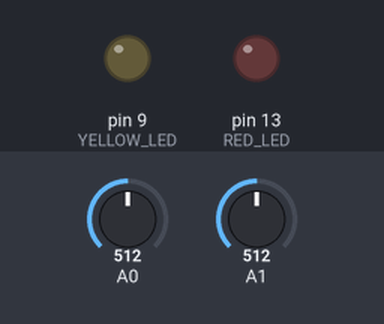
Simulated run of this sketch. Board: Arduino Uno, built with avr-gcc and run on an emulated ATmega328P. Parts: output pins drawn as LEDs (lit = HIGH). The inputs (shaded band) are chosen by the test bench; at power-on: A0 = 512, A1 = 512. What the sketch prints to the serial monitor is not drawn.

Above: at 0.06 s.
At 5.0 s:
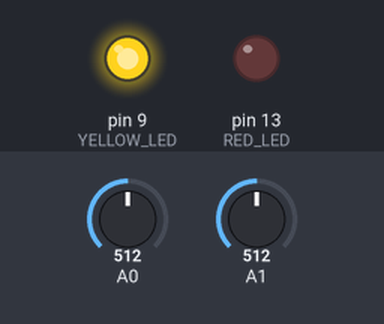
Timing chart, 0 to 19.5 s (numbered marks = the images above):
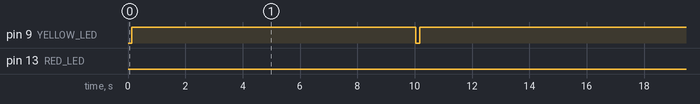

Measured:
- by itself, pin 9 (YELLOW_LED): alternates HIGH for 9.9 s and LOW for 0.14 s, 4 changes in all, then stays LOW
- by itself, pin 13 (RED_LED): alternates HIGH for 14.9 s and LOW for 0.10 s, 4 changes in all, then stays LOW

The sketch:

HK2-5-2.ino
```cpp
int flag = 0;            //現在の進行状態のフラグ
const int index_max = 5; //配列の要素数
float array_lux[index_max];
float array_temp[index_max];
unsigned long pre_time;  //タイマー
unsigned long pre_time2; //計測間隔(40ms)
unsigned long pre_time3; //送信間隔(200ms)
unsigned long now_time;  //開始からの時刻を格納

float lux_max = 0;     //照度センサーの最大値
float lux_min = 1000;  //照度センサー最小値
float temp_max = 0;    //温度センサーの最大値
float temp_min = 1000; //温度センサーの最小値

#define RED_LED 13
#define YELLOW_LED 9
enum stts
{
  start = 0,
  calibLux = 1, //照度センサーのキャリブレーション
  calibLux2 = 2,
  calibTem = 3, //温度センサーのキャリブレーション
  calibTem2 = 4,
  measure_lux = 5, //照度センサーの計測
  measure_lux2 = 6,
  measure_temp = 7, //温度センサーの計測
  measure_temp2 = 8,
  end = 9
};

void setup()
{
  //シリアル通信を開始
  Serial.begin(9600);
  //ピンモードの設定
  pinMode(RED_LED, OUTPUT);
  pinMode(YELLOW_LED, OUTPUT);
  // pre_timeをセット
  pre_time = millis();

}

void loop()
{

  //現在時刻を格納
  now_time = millis();

  //初期状態
  if (flag == start)
  {
    Serial.println("キャリブレーションを開始します。");
    flag = calibLux;
  }
  //光センサーのキャリブレーション
  if (flag == calibLux)
  {
    Serial.println("照度センサーのキャリブレーションを開始します。");
    Serial.println("キャリブレーション中は黄色のLEDが点灯します。");
    digitalWrite(YELLOW_LED, HIGH);
    flag = calibLux2; //次の状態にセット
    pre_time = now_time;
  }
  if (flag == calibLux2)
  {
    //キャリブレーションを行う関数を呼び出す
    calibrationLux();
  }
  //温度センサーのキャリブレーション
  if (flag == calibTem)
  {
    Serial.println("温度センサーのキャリブレーションを開始します。");
    Serial.println("キャリブレーション中は黄色のLEDが点灯します。");
    digitalWrite(YELLOW_LED, HIGH);
    flag = calibTem2;
    pre_time = now_time;
  }
  if (flag == calibTem2)
  {
    //キャリブレーションを行う関数を呼び出す
    calibrationTemp();
  }
  if (flag == measure_lux)
  {
    Serial.println("照度センサーの計測を開始します。");
    Serial.println("センサーの計測中は赤色のLEDが点灯します。");
    //赤色のLEDを点灯させる
    digitalWrite(RED_LED, HIGH);
    flag = measure_lux2;
    //タイマー類をリセット
    pre_time = now_time;
    pre_time2 = now_time;
    pre_time3 = now_time;
  }
  if (flag == measure_lux2)
  {
    //計測を行う関数を呼び出す
    measureLux();
  }
  if (flag == measure_temp)
  {
    Serial.println("温度センサーの計測を開始します。");
    Serial.println("センサーの計測中は赤色のLEDが点灯します。");
    digitalWrite(RED_LED, HIGH);
    flag = measure_temp2;
    //タイマー類をリセット
    pre_time = now_time;
    pre_time2 = now_time;
    pre_time3 = now_time;
  }
  if(flag == measure_temp2){
    //計測を行う関数を呼び出す
    measureTemp();
  }
}
//照度センサーの計測
void measureLux()
{
  if (now_time - pre_time <= 15000)
  {                                 // 15秒間
    if (now_time - pre_time2 >= 40) // 40ms間隔
    {
      //配列を１つずつ左にシフト
      shift_array(array_lux, index_max);
      //最後に計測値を正規化した値を追加
      array_lux[index_max - 1] = map(getLux(), lux_min, lux_max, 0, 255);
      pre_time2 = now_time; //時刻をリセット
    }
    if (now_time - pre_time3 >= 200) // 200ms間隔
    {
      //区間平均を計算
      float ave = calAverage(array_lux);
      //区間平均を送信
      Serial.println(ave);
      //時刻をリセット
      pre_time3 = now_time;
    }
  }
  else
  {
    Serial.println("照度センサーの計測を終了します。");
    digitalWrite(RED_LED, LOW);
    flag = measure_temp;
  }
}

//温度センサーの計測
void measureTemp()
{
  if (now_time - pre_time <= 15000)
  {                                 // 15秒間
    if (now_time - pre_time2 >= 40) // 40ms間隔
    {
      //配列を１つずつ左にシフト
      shift_array(array_temp, index_max);
      //最後に計測値を正規化した値を追加
      array_temp[index_max - 1] = map(getTem(), temp_min, temp_max, 0, 255);
      pre_time2 = now_time; //時刻をリセット
    }
    if (now_time - pre_time3 >= 200) // 200ms間隔
    {
      //区間平均を計算
      float ave = calAverage(array_temp);
      //区間平均を送信
      Serial.println(ave);
      //時刻をリセット
      pre_time3 = now_time;
    }
  }
  else
  {
    Serial.println("温度センサーの計測を終了します。");
    digitalWrite(RED_LED, LOW);
    flag = end;
  }
}

//温度のキャリブレーション
void calibrationTemp()
{
  if (now_time - pre_time <= 10000)
  {
    // 10秒間キャリブレーションを行う
    float temp = getTem(); //温度を取得
    if (temp < temp_min)
    {
      temp_min = temp;
    }
    if (temp > temp_max)
    {
      temp_max = temp;
    }
  }
  else
  {
    Serial.println("温度センサのキャリブレーションが完了しました。");
    //キャリブレーション結果を送信
    sendCalibrationData(temp_min, temp_max);
    digitalWrite(YELLOW_LED, LOW);
    flag = measure_lux;
  }
}

//照度のキャリブレーション
void calibrationLux()
{
  if (now_time - pre_time <= 10000)
  { // 10秒間キャリブレーションを行う
    float lux = getLux();
    if (lux < lux_min)
    {
      lux_min = lux;
    }
    if (lux > lux_max)
    {
      lux_max = lux;
    }
  }
  else //キャリブレーション終了時
  {
    Serial.println("光センサのキャリブレーションが完了しました。");
    //キャリブレーション結果を送信
    sendCalibrationData(lux_min, lux_max);
    digitalWrite(YELLOW_LED, LOW);
    flag = calibTem;
  }
}
//キャリブレーション結果を送信する
void sendCalibrationData(float min, float max)
{
  Serial.print("最小値:");
  Serial.print(min);
  Serial.print(",");
  Serial.print("最大値");
  Serial.println(max);
}

//配列の要素を１つ前にシフトする
void shift_array(float array[], int index_max)
{
  for (int i = 0; i < index_max - 1; i++)
  {
    array[i] = array[i + 1]; //１つ後ろから前方にシフト
  }
}
//配列の要素について平均を計算する
float calAverage(float array[])
{
  float sum = 0.0;
  for (int i = 0; i < index_max; i++)
  {
    sum += array[i];
  }
  return sum / (float)index_max;
}

//データを取得し、照度に変換する
float getLux()
{
  int val = analogRead(A0); // A2の情報を読み取る
  float vo = changeVoltage(val);
  float lx = changeLx(vo);
  return lx;
}

//データを取得し、温度に変換する
float getTem()
{
  int val = analogRead(A1); // A1の情報を読み取る
  float vo = changeVoltage(val);
  float tem = changeTemp(vo);
  return tem;
}

//センサー値を電圧値に変換する
// v0:ベース電圧
float v0 = 5.0;
float changeVoltage(int value)
{
  return v0 * ((float)value / 1024.0);
}
//電圧から照度を求める
float changeLx(float voltage)
{
  return 222.0 * voltage;
}
//電圧を温度に変換する
float changeTemp(float volt)
{
  return (volt * 1000.0 - 600.0) / 10.0; //電圧→温度
}
```
